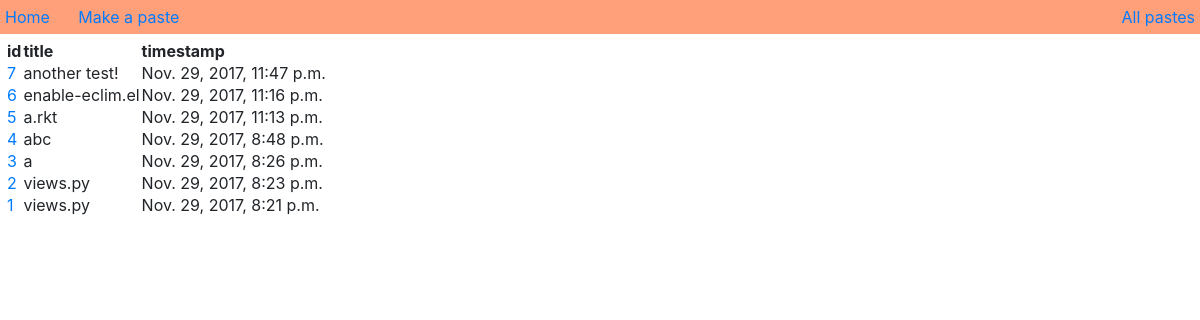
Screenshot of /all with the database file from the repository.
### sillypaste/models.py (models this page shows)
class Paste(models.Model):
    title = models.CharField(max_length=100)
    body = models.TextField()
    timestamp = models.DateTimeField(auto_now_add=True)

### sillypaste/views.py (the view)
# urls.py: url(r'^all$', views.all_pastes, name='all_pastes'),
@require_GET
def all_pastes(request):
    return render(request, 'sillypaste/all_pastes.html', {'pastes': Paste.objects.order_by('-timestamp')})

### sillypaste/templates/sillypaste/all_pastes.html (shortened to what this page needs)
{% extends "sillypaste/base.html" %}
{% block content %}
{% if pastes %}
<table>
  <tr><th>id</th><th>title</th><th>timestamp</th></tr>
  {% for p in pastes %}
  <tr><td><a href="{% url "show_paste" p.id %}">{{ p.id }}</a></td><td>{{ p.title }}</td><td>{{ p.timestamp }}</td></tr>
  {% endfor %}
</table>
{% else %}
<p>No pastes.</p>
{% endif %}
{% endblock %}

### rows the page displays
Paste: id "7", title "another test!", timestamp "Nov. 29, 2017, 11:47 p.m."
Paste: id "6", title "enable-eclim.el", timestamp "Nov. 29, 2017, 11:16 p.m."
Paste: id "5", title "a.rkt", timestamp "Nov. 29, 2017, 11:13 p.m."
Paste: id "4", title "abc", timestamp "Nov. 29, 2017, 8:48 p.m."
Paste: id "3", title "a", timestamp "Nov. 29, 2017, 8:26 p.m."
Paste: id "2", title "views.py", timestamp "Nov. 29, 2017, 8:23 p.m."
Paste: id "1", title "views.py", timestamp "Nov. 29, 2017, 8:21 p.m."
